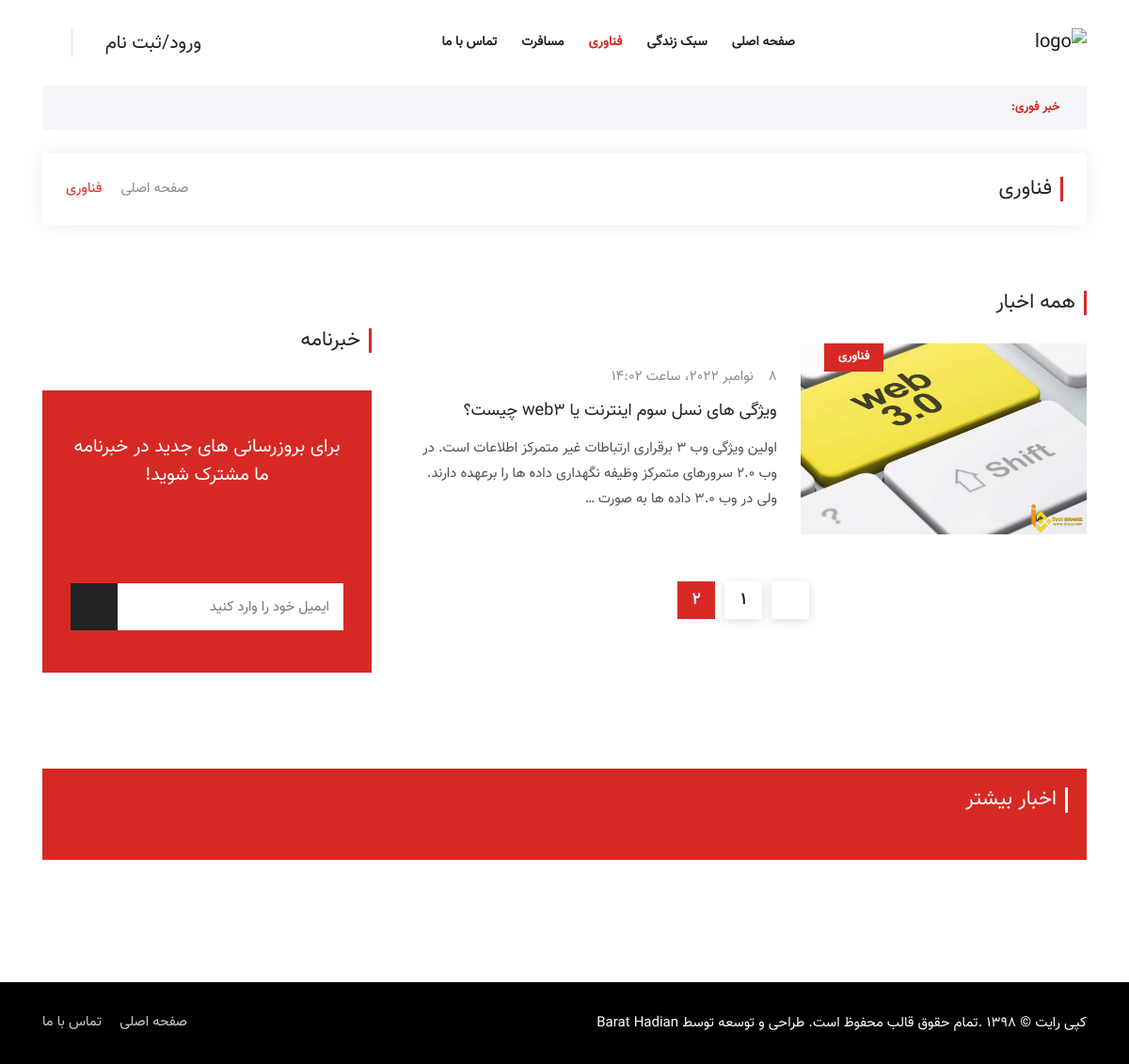
Screenshot of /technology/?page=2 with the database file from the repository.
### Blog/models.py (models this page shows, shortened)
class Article(models.Model):
    author = models.ForeignKey(User, on_delete=models.CASCADE)
    category = models.ManyToManyField(Category, related_name='articles')
    title = models.CharField(max_length=100)
    body = models.TextField(max_length=2000)
    created = models.DateTimeField(auto_now_add=True)
    updated = models.DateTimeField(auto_now_add=True)
    image = models.ImageField(upload_to='profile/image', blank=True, null=True)

class Category(models.Model):
    title = models.CharField(max_length=100)
    created = models.DateTimeField(auto_now_add=True)
    class Meta:
        verbose_name_plural = "categories"
    def __str__(self):
        return self.title

### Blog/views.py (the view, shortened to what this page needs)
# urls.py: path('technology/', views.cat_tech, name='cat_tech'),
def cat_tech(request):
    article_technology = Article.objects.filter(category=2)
    paginator = Paginator(article_technology, 3)
    page_number = request.GET.get('page')
    object_list = paginator.get_page(page_number)
    return render(request, 'Blog/tech.html', {'articles': object_list, 'news': article_technology})

### context_processors/context_processors.py (called while the page is built)
def Breakingnews(request):
    breaking_news = Article.objects.filter(category=4).order_by('-updated')
    return {'breaking_news': breaking_news}

def more_news(request):
    news = Article.objects.all().order_by('?')
    return {'news': news}

### Blog/templates/Blog/tech.html (shortened to what this page needs)
{% load static %}
<!doctype html>
<html lang="fa">
<head>
    <link rel="stylesheet" href="{% static 'assets/css/bootstrap.min.css' %}">
    <link rel="stylesheet" href="{% static 'assets/css/animate.min.css' %}">
    <link rel="stylesheet" href="{% static 'assets/css/icofont.min.css' %}">
    <link rel="stylesheet" href="{% static 'assets/css/meanmenu.css' %}">
    <link rel="stylesheet" href="{% static 'assets/css/owl.carousel.min.css' %}">
    <link rel="stylesheet" href="{% static 'assets/css/magnific-popup.min.css' %}">
    <link rel="stylesheet" href="{% static 'assets/css/style.css' %}">
    <link rel="stylesheet" href="{% static 'assets/css/rtl.css' %}">
    <link rel="stylesheet" href="{% static 'assets/css/responsive.css' %}">
</head>
<body>
<header class="header-area">
    <div class="navbar-area">
        <div class="sinmun-nav">
            <div class="container">
                <nav class="navbar navbar-expand-md navbar-light">
                    <a class="navbar-brand" href="{% url 'blog:home' %}"><img src="{% static 'assets/img/msa.png' %}" height="50px" width="100px"
                                                                              alt="logo"></a>
                    <div class="collapse navbar-collapse mean-menu" id="navbarSupportedContent">
                        <ul class="navbar-nav">
                            <li class="nav-item"><a href="{% url 'blog:home' %}" class="nav-link">صفحه اصلی</a>
                            </li>
                            <li class="nav-item"><a href="{% url 'blog:cat_lifestyle' %}" class="nav-link">سبک زندگی</a>
                            </li>
                            <li class="nav-item"><a href="{% url 'blog:cat_tech' %}" class="nav-link active">فناوری</a>
                            </li>
                            <li class="nav-item"><a href="{% url 'blog:cat_travel' %}" class="nav-link">مسافرت</a></li>
                            <li class="nav-item"><a href="{% url 'blog:contact' %}" class="nav-link">تماس با ما</a>
                            </li>
                        </ul>
                        <div class="others-options">
                            <div class="others-options">
                                <ul> {% if request.user.is_authenticated %}
                                    <li><a href="{% url 'blog:home' %}"> {{ request.user.username }} <i
                                            class="icofont-user-alt-5"></i></a></li>
                                    <li><a href="{% url 'blog:logout' %}"> خروج</a></li>
                                    <li class="header-search">
                                        <div class="nav-search">
                                            <div class="nav-search-button">
                                                <i class="icofont-ui-search"></i>
                                            </div>
                                            {% else %}
                                    <li><a href="{% url 'blog:signin' %}"> ورود/ثبت نام <i
                                            class="icofont-user-alt-5"></i></a></li>
                                    <li class="header-search">
                                    <div class="nav-search">
                                    <div class="nav-search-button">
                                        <i class="icofont-ui-search"></i>
                                    </div>
                                {% endif %}
                                    </div>
                                    </li>
                                </ul>
                            </div>
                        </div>
                    </div>
                </nav>
            </div>
        </div>
    </div>
    {% include 'includes/breakingnews.html' %}
</header>
<div class="page-title-area">
    <div class="container">
        <div class="page-title-content">
            <h2>فناوری</h2>
            <ul>
                <li><a href="{% url 'blog:home' %}"><i class="icofont-home"></i> صفحه اصلی</a></li>
                <li><i class="icofont-rounded-left"></i></li>
                <li>فناوری</li>
            </ul>
        </div>
    </div>
</div>
<section class="all-category-news ptb-40">
    <div class="container">
        <div class="row">
            <div class="col-lg-8 col-md-12">
                <div class="section-title">
                    <h2>همه اخبار</h2>
                </div>
                {% for article in articles %}
                    <div class="single-category-news">
                        <div class="row m-0 align-items-center">
                            <div class="col-lg-5 col-md-6 p-0">
                                <div class="category-news-image">
                                    <a href="{% url 'blog:posts'  article.id %}"><img src="{{ article.image.url }}"
                                                                                      alt="image"></a>
                                    <div class="tags">
                                        <a href="{% url 'blog:cat_tech' %}">{{ article.category.all.first }}</a>
                                    </div>
                                </div>
                            </div>
                            <div class="col-lg-7 col-md-6">
                                <div class="category-news-content">
                                    <span><i class="icofont-clock-time"></i>{{ article.created }}</span>
                                    <h3><a href="{% url 'blog:posts'  article.id %}">{{ article.title }}</a></h3>
                                    <p>{{ article.body|truncatewords:30 }}</p>
                                </div>
                            </div>
                        </div>
                    </div>
                {% endfor %}
                <div class="pagination-area">
                     {% include 'includes/pagination.html' %}
                </div>
            </div>
            <div class="col-lg-4 col-md-12">
                <div class="newsletter-box">
                    <div class="section-title">
                        <h2>خبرنامه</h2>
                    </div>
                    {% include 'includes/newsletter.html' %}
                </div>
            </div>
        </div>
    </div>
</section>
{% include 'includes/footer.html' %}
</body>
</html>

### static/assets/css/rtl.css (style rules this page uses)
body { direction: rtl; }
.single-category-news .category-news-image .tags { right: auto; left: 25px; }
.navbar-brand { margin-right: 0; }
.sinmun-nav nav .others-options ul li .nav-search { border-right: 1px solid #dcdcdc; border-left: none; padding-right: 15px; padding-left: 0; }
.sinmun-nav nav .others-options ul li a { margin-left: 10px; margin-right: 0; }
.section-title h2 { border-left: none; border-right: 3px solid #d72924; padding-right: 9px; padding-left: 0; }
.section-title { text-align: right; }
.single-category-news .category-news-content { padding-right: 10px; padding-left: 0; text-align: right; }
.page-title-content h2 { border-right: 3px solid #d72924; border-left: none; padding-right: 9px; padding-left: 0; text-align: right; }
.page-title-content ul { left: 25px; right: auto; }

### rows the page displays
Article: image (picture), category.all.first "فناوری", created "8 نوامبر 2022، ساعت 14:02", title "ویژگی های نسل سوم اینترنت یا web3 چیست؟", body "اولین ویژگی وب 3 برقراری ارتباطات غیر متمرکز اطلاعات است. در وب 2.0 سرورهای متمرکز وظیفه نگهداری داده ها را برعهده دارند. ولی در وب 3.0 داده ها به صورت …"

### other values shown
{{ i }} "1"
{{ i }} "2"
